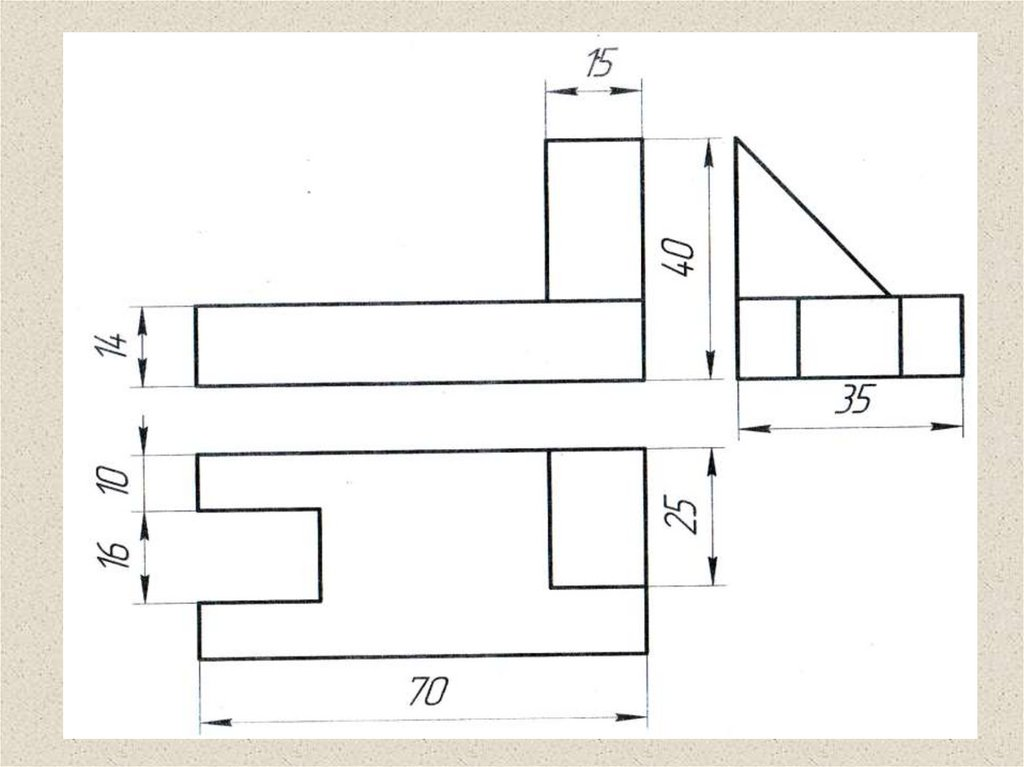
#> input picture Data/Raw/2D-draw.jpg, 1024 x 767 px; its folder holds only this picture in this run
$ jupyter execute 2D_draw_pipeline.ipynb
#> lines starting #> are read from the running program, lines starting #| are printed output that depends on the picture; after the words box and inside, x2 and y2 are one past the last pixel; in counts of white or black regions, pixels touching at a corner belong together
[cell 1]
def run_pipeline(image_path):

    # ========================================================================
    # БЛОК 1. ИМПОРТ БИБЛИОТЕК
    # ========================================================================
#> called with image_path = '../Data/Raw/2D-draw.jpg'
    import cv2
    import os
    import numpy as np
    import matplotlib.pyplot as plt
    from skimage.morphology import skeletonize
    import math
    import sknw
    import networkx as nx
    from itertools import combinations
    import json
    # ========================================================================
    # БЛОК 2. ПРЕДОБРАБОТКА ИЗОБРАЖЕНИЯ
    # ========================================================================

    # 1. Загрузка анализируемого изображения в градациях серого
    img = cv2.imread(image_path, 0)

    # Извлечение имени файла (без пути и расширения)
    image_name = os.path.basename(image_path)
    image_name = os.path.splitext(image_name)[0]

    # Формирование директории для сохранения результатов обработки
    processed_dir = os.path.join("..", "Data", "Processed", image_name)
    os.makedirs(processed_dir, exist_ok=True)

    # Вспомогательные функции визуализации и сохранения
    def show(img, title="Image", cmap='gray',
            save=False, save_dir=None, filename=None,
            display=False):
        """
        Универсальная функция визуализации промежуточных результатов.

        Параметры:
        - img: изображение
        - title: заголовок
        - cmap: цветовая карта (по умолчанию grayscale)
        - save: сохранять ли изображение
        - display: отображать ли в ноутбуке
        """

        plt.figure(figsize=(15, 15))
        plt.imshow(img, cmap=cmap)
        plt.title(title, fontsize=28)
        plt.axis('off')

        if save and save_dir and filename:
            save_path = os.path.join(save_dir, filename)
            plt.savefig(save_path, bbox_inches='tight', dpi=300)

        if display:
            plt.show()

        plt.close()

    # [21 lines left out: function show_graph, not called in this run]

    # 1. Проверка корректности загрузки и сохранение исходного изображения
    if img is None:
        print("Ошибка: Изображение не найдено. Загрузите файлы в папку Data/Raw")
    else:
        show(
        img,
        "1. Исходное изображение",
        save=True,
        save_dir=processed_dir,
        filename="01_original_img.png"
        )

        # 2. Адаптивная бинаризация
        binary = cv2.adaptiveThreshold(img, 255, cv2.ADAPTIVE_THRESH_GAUSSIAN_C,
                                    cv2.THRESH_BINARY_INV, 11, 2)
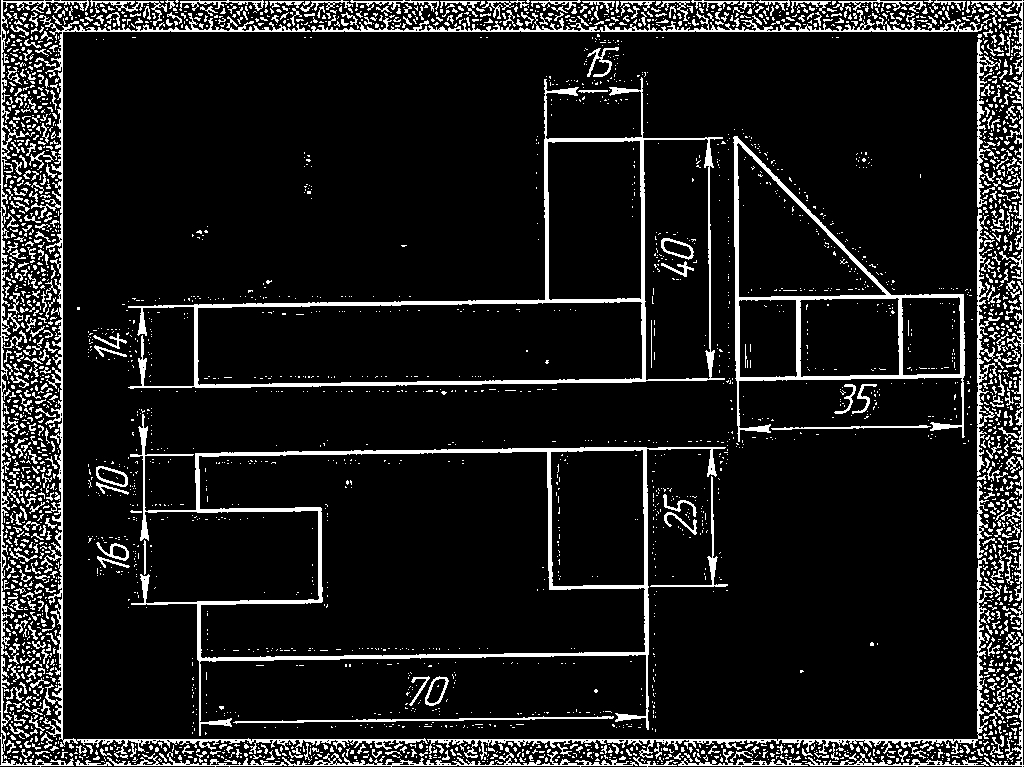
#> binary: shape (767, 1024); 10.8% white; 3490 white regions (2967 under 20 px)
        show(
        binary,
        "2. Адаптивная бинаризация",
        save=True,
        save_dir=processed_dir,
        filename="02_binary.png"
        )

        # 3. Очистка шумов на изображении
        # 3.1 Очистка шумов на внешних контурах
        contours, _ = cv2.findContours(binary, cv2.RETR_EXTERNAL, cv2.CHAIN_APPROX_SIMPLE)
#> contours = 3079 contours, 2915 with area under 20; largest, box (x1, y1, x2, y2) and area: (130, 414, 726, 736) 83951, (128, 77, 725, 389) 70158, (733, 136, 965, 442) 32112, (31, 13, 428, 758) 3761, (427, 558, 995, 760) 2109
        for cnt in contours:
            if cv2.contourArea(cnt) < 100:
                cv2.drawContours(binary, [cnt], -1, 0, -1)
#> this loop made 3079 passes
#> cnt on passes 1 to 3: [[661, 763], [662, 763]], [[657, 763]], [[308, 763], [309, 763]]
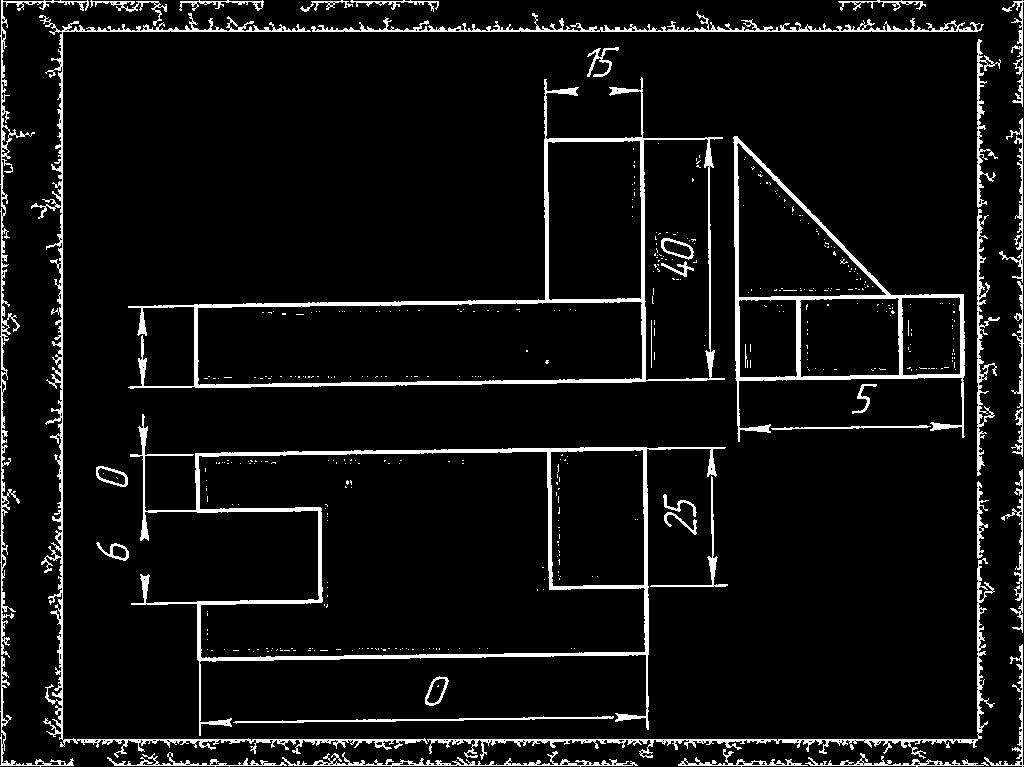
#> binary: shape (767, 1024); 6.6% white; 448 white regions (407 under 20 px)
        # 3.2 Очистка шумов на внутренних контурах
        contours, _ = cv2.findContours(binary, cv2.RETR_LIST, cv2.CHAIN_APPROX_SIMPLE)
#> contours = 660 contours, 588 with area under 20; largest, box (x1, y1, x2, y2) and area: (130, 414, 726, 736) 83951, (128, 77, 725, 389) 70158, (198, 451, 646, 659) 64952, (197, 301, 643, 386) 34395, (733, 136, 965, 442) 32112
        for cnt in contours:
            if cv2.contourArea(cnt) < 10:
                cv2.drawContours(binary, [cnt], -1, 0, -1)
#> this loop made 660 passes
#> cnt on passes 1, 2, 6: [[998, 764], [999, 763], [1000, 764], [999, 765]], [[973, 764], [974, 763], [975, 764], [974, 765]], [[793, 764], [794, 763], [795, 764], [794, 765]]
#> (the rest of the program and of its run is left out)
